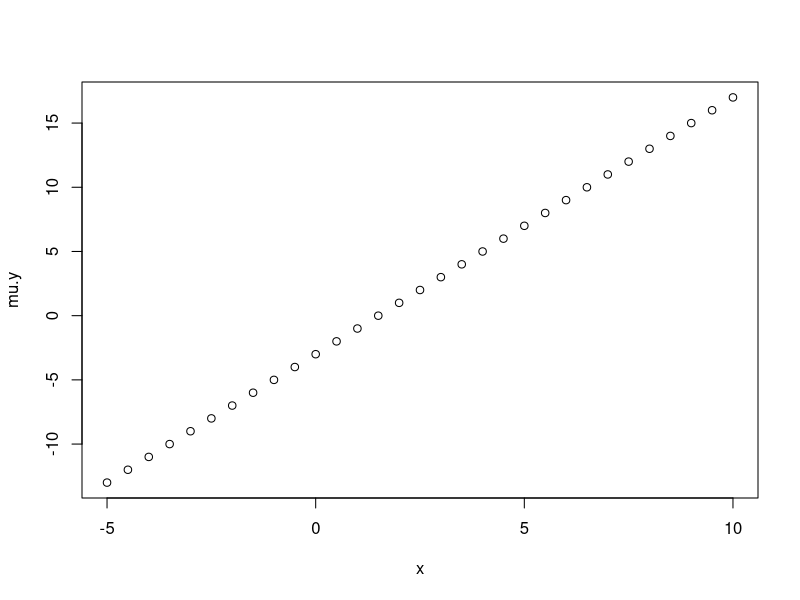
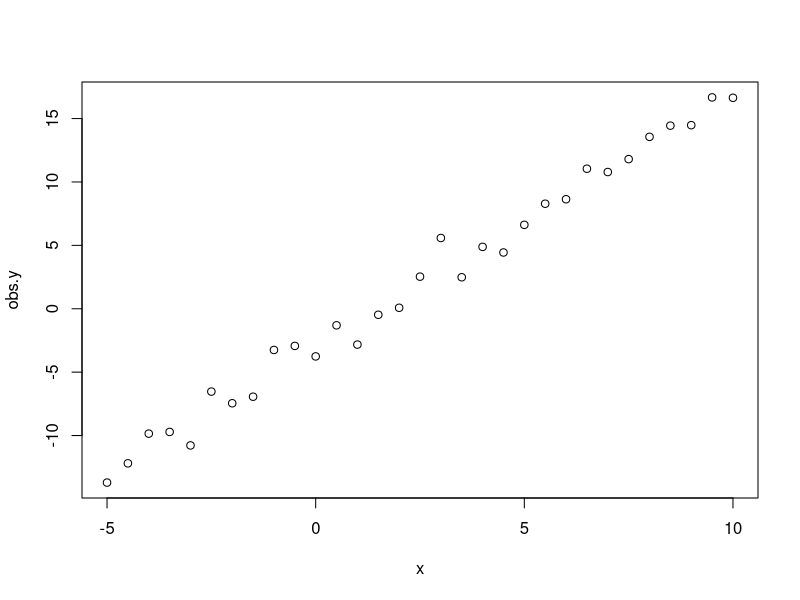

Source code (R) for these figures, in order:

###########################################################
# Simulation of a linear regression model
###########################################################

###########################################################
# True Underlying Model
###########################################################
x = seq(-5,10,by=0.5)
mu.y = -3 + 2*x
plot(x,mu.y)

###########################################################
# Observation Model
###########################################################
obs.y = mu.y + rnorm(length(mu.y))
plot(x,obs.y)

###########################################################
# Estimated Model
###########################################################
reg.mdl = lm(obs.y~x)
summary(reg.mdl)
